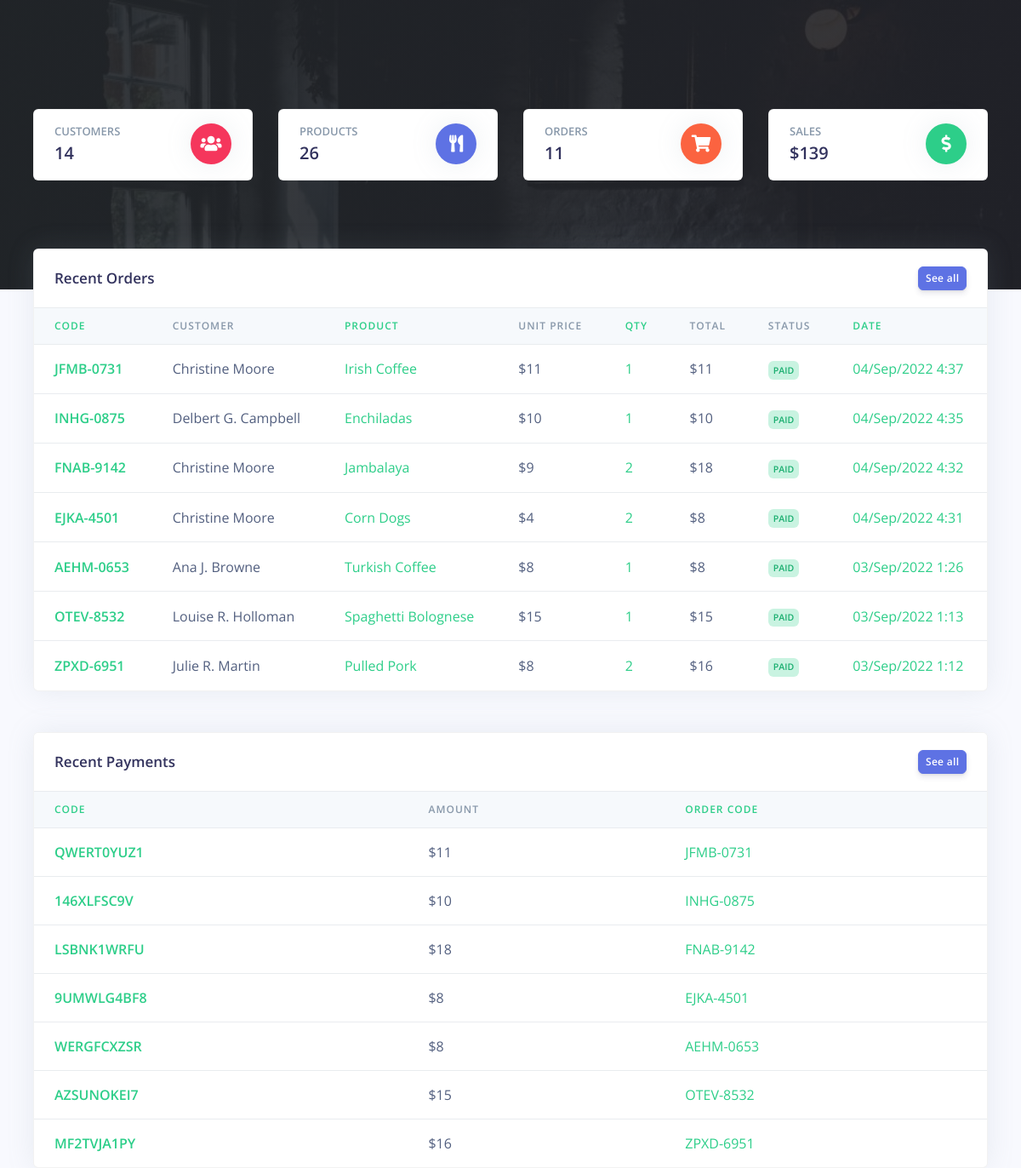
Page /Restro/cashier/dashboard.php (signed in) on the earlier database version.
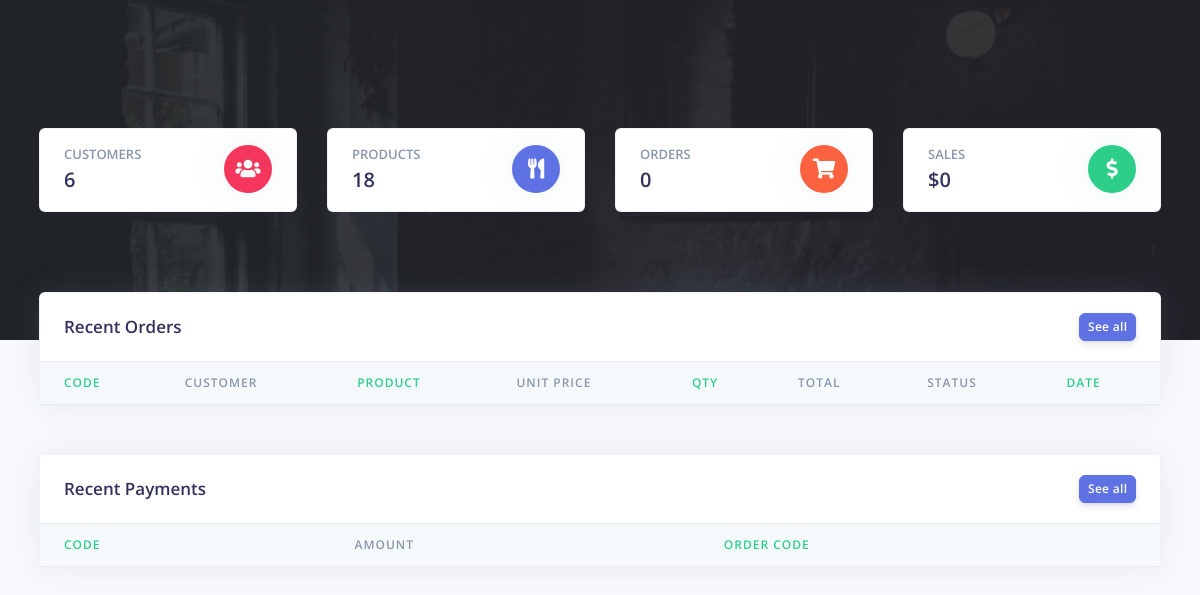
Same page on the later database version.
### tables this page shows
CREATE TABLE `rpos_orders` (
  `order_id` varchar(200) NOT NULL,
  `order_code` varchar(200) NOT NULL,
  `customer_id` varchar(200) NOT NULL,
  `customer_name` varchar(200) NOT NULL,
  `prod_id` varchar(200) NOT NULL,
  `prod_name` varchar(200) NOT NULL,
  `prod_price` varchar(200) NOT NULL,
  `prod_qty` varchar(200) NOT NULL,
  `order_status` varchar(200) NOT NULL,
  `created_at` timestamp(6) NOT NULL DEFAULT current_timestamp(6) ON UPDATE current_timestamp(6)
);

CREATE TABLE `rpos_payments` (
  `pay_id` varchar(200) NOT NULL,
  `pay_code` varchar(200) NOT NULL,
  `order_code` varchar(200) NOT NULL,
  `customer_id` varchar(200) NOT NULL,
  `pay_amt` varchar(200) NOT NULL,
  `pay_method` varchar(200) NOT NULL,
  `created_at` timestamp(6) NOT NULL DEFAULT current_timestamp(6) ON UPDATE current_timestamp(6)
);

### Restro/cashier/partials/_analytics.php (called while the page is built, shortened)
<?php
$query = "SELECT COUNT(*) FROM `rpos_customers` ";
$stmt = $mysqli->prepare($query);
$stmt->execute();
$stmt->bind_result($customers);
$query = "SELECT COUNT(*) FROM `rpos_orders` ";
$stmt = $mysqli->prepare($query);
$stmt->execute();
$stmt->bind_result($orders);
$query = "SELECT COUNT(*) FROM `rpos_products` ";
$stmt = $mysqli->prepare($query);
$stmt->execute();
$stmt->bind_result($products);
$query = "SELECT SUM(pay_amt) FROM `rpos_payments` ";
$stmt = $mysqli->prepare($query);
$stmt->execute();
$stmt->bind_result($sales);

### Restro/cashier/dashboard.php (the view, shortened to what this page needs)
<?php
include('config/config.php');
require_once('partials/_head.php');
require_once('partials/_analytics.php');
?>
<body>
  <div class="main-content">
    <div style="background-image: url(../admin/assets/img/theme/restro00.jpg); background-size: cover;" class="header  pb-8 pt-5 pt-md-8">
      <span class="mask bg-gradient-dark opacity-8"></span>
      <div class="container-fluid">
        <div class="header-body">
          <div class="row">
            <div class="col-xl-3 col-lg-6">
              <div class="card card-stats mb-4 mb-xl-0">
                <div class="card-body">
                  <div class="row">
                    <div class="col">
                      <h5 class="card-title text-uppercase text-muted mb-0">Customers</h5>
                      <span class="h2 font-weight-bold mb-0"><?php echo $customers; ?></span>
                    </div>
                    <div class="col-auto">
                      <div class="icon icon-shape bg-danger text-white rounded-circle shadow">
                        <i class="fas fa-users"></i>
                      </div>
                    </div>
                  </div>
                </div>
              </div>
            </div>
            <div class="col-xl-3 col-lg-6">
              <div class="card card-stats mb-4 mb-xl-0">
                <div class="card-body">
                  <div class="row">
                    <div class="col">
                      <h5 class="card-title text-uppercase text-muted mb-0">Products</h5>
                      <span class="h2 font-weight-bold mb-0"><?php echo $products; ?></span>
                    </div>
                    <div class="col-auto">
                      <div class="icon icon-shape bg-primary text-white rounded-circle shadow">
                        <i class="fas fa-utensils"></i>
                      </div>
                    </div>
                  </div>
                </div>
              </div>
            </div>
            <div class="col-xl-3 col-lg-6">
              <div class="card card-stats mb-4 mb-xl-0">
                <div class="card-body">
                  <div class="row">
                    <div class="col">
                      <h5 class="card-title text-uppercase text-muted mb-0">Orders</h5>
                      <span class="h2 font-weight-bold mb-0"><?php echo $orders; ?></span>
                    </div>
                    <div class="col-auto">
                      <div class="icon icon-shape bg-warning text-white rounded-circle shadow">
                        <i class="fas fa-shopping-cart"></i>
                      </div>
                    </div>
                  </div>
                </div>
              </div>
            </div>
            <div class="col-xl-3 col-lg-6">
              <div class="card card-stats mb-4 mb-xl-0">
                <div class="card-body">
                  <div class="row">
                    <div class="col">
                      <h5 class="card-title text-uppercase text-muted mb-0">Sales</h5>
                      <?php
                        if ($sales == null || $sales == 0) {
                            echo '<span class="h2 font-weight-bold mb-0">$0</span>';
                        } else {
                            echo '<span class="h2 font-weight-bold mb-0">$' . $sales . '</span>';
                        }
                      ?>
                    </div>
                    <div class="col-auto">
                      <div class="icon icon-shape bg-green text-white rounded-circle shadow">
                        <i class="fas fa-dollar-sign"></i>
                      </div>
                    </div>
                  </div>
                </div>
              </div>
            </div>
          </div>
        </div>
      </div>
    </div>
    <div class="container-fluid mt--7">
      <div class="row mt-5">
        <div class="col-xl-12 mb-5 mb-xl-0">
          <div class="card shadow">
            <div class="card-header border-0">
              <div class="row align-items-center">
                <div class="col">
                  <h3 class="mb-0">Recent Orders</h3>
                </div>
                <div class="col text-right">
                  <a href="orders_reports" class="btn btn-sm btn-primary">See all</a>
                </div>
              </div>
            </div>
            <div class="table-responsive">
              <table class="table align-items-center table-flush">
                <thead class="thead-light">
                  <tr>
                    <th class="text-success" scope="col">Code</th>
                    <th scope="col">Customer</th>
                    <th class="text-success" scope="col">Product</th>
                    <th scope="col">Unit Price</th>
                    <th class="text-success" scope="col">Qty</th>
                    <th scope="col">Total</th>
                    <th scop="col">Status</th>
                    <th class="text-success" scope="col">Date</th>
                  </tr>
                </thead>
                <tbody>
                  <?php
                  $ret = "SELECT * FROM  rpos_orders ORDER BY `rpos_orders`.`created_at` DESC LIMIT 7 ";
                  $stmt = $mysqli->prepare($ret);
                  $stmt->execute();
                  $res = $stmt->get_result();
                  while ($order = $res->fetch_object()) {
                    $total = ($order->prod_price * $order->prod_qty);
                  ?>
                    <tr>
                      <th class="text-success" scope="row"><?php echo $order->order_code; ?></th>
                      <td><?php echo $order->customer_name; ?></td>
                      <td class="text-success"><?php echo $order->prod_name; ?></td>
                      <td>$<?php echo $order->prod_price; ?></td>
                      <td class="text-success"><?php echo $order->prod_qty; ?></td>
                      <td>$<?php echo $total; ?></td>
                      <td><?php if ($order->order_status == '') {
                            echo "<span class='badge badge-danger'>Not Paid</span>";
                          } else {
                            echo "<span class='badge badge-success'>$order->order_status</span>";
                          } ?></td>
                      <td class="text-success"><?php echo date('d/M/Y g:i', strtotime($order->created_at)); ?></td>
                    </tr>
                  <?php } ?>
                </tbody>
              </table>
            </div>
          </div>
        </div>
      </div>
      <div class="row mt-5">
        <div class="col-xl-12">
          <div class="card shadow">
            <div class="card-header border-0">
              <div class="row align-items-center">
                <div class="col">
                  <h3 class="mb-0">Recent Payments</h3>
                </div>
                <div class="col text-right">
                  <a href="payments_reports" class="btn btn-sm btn-primary">See all</a>
                </div>
              </div>
            </div>
            <div class="table-responsive">
              <table class="table align-items-center table-flush">
                <thead class="thead-light">
                  <tr>
                    <th class="text-success" scope="col">Code</th>
                    <th scope="col">Amount</th>
                    <th class='text-success' scope="col">Order Code</th>
                  </tr>
                </thead>
                <tbody>
                  <?php
                  $ret = "SELECT * FROM   rpos_payments   ORDER BY `rpos_payments`.`created_at` DESC LIMIT 7 ";
                  $stmt = $mysqli->prepare($ret);
                  $stmt->execute();
                  $res = $stmt->get_result();
                  while ($payment = $res->fetch_object()) {
                  ?>
                    <tr>
                      <th class="text-success" scope="row">
                        <?php echo $payment->pay_code; ?>
                      </th>
                      <td>
                        $<?php echo $payment->pay_amt; ?>
                      </td>
                      <td class='text-success'>
                        <?php echo $payment->order_code; ?>
                      </td>
                    </tr>
                  <?php } ?>
                </tbody>
              </table>
            </div>
          </div>
        </div>
      </div>
    </div>
  </div>
</body>
</html>

### Restro/cashier/partials/_head.php (shortened to what this page needs)
<!DOCTYPE html>
<html>
<head>
    <link href="assets/vendor/nucleo/css/nucleo.css" rel="stylesheet">
    <link href="assets/vendor/@fortawesome/fontawesome-free/css/all.min.css" rel="stylesheet">
    <link type="text/css" href="assets/css/argon.css?v=1.0.0" rel="stylesheet">
</head>

Differences in the rows shown:
removed rpos_orders: order_code "JFMB-0731", customer_name "Christine Moore", prod_name "Irish Coffee", prod_price "11", prod_qty "1", order_status "PAID", created_at "04/Sep/2022 4:37"
removed rpos_orders: order_code "INHG-0875", customer_name "Delbert G. Campbell", prod_name "Enchiladas", prod_price "10", prod_qty "1", order_status "PAID", created_at "04/Sep/2022 4:35"
removed rpos_orders: order_code "FNAB-9142", customer_name "Christine Moore", prod_name "Jambalaya", prod_price "9", prod_qty "2", total "18", order_status "PAID", created_at "04/Sep/2022 4:32"
removed rpos_orders: order_code "EJKA-4501", customer_name "Christine Moore", prod_name "Corn Dogs", prod_price "4", prod_qty "2", total "8", order_status "PAID", created_at "04/Sep/2022 4:31"
removed rpos_orders: order_code "AEHM-0653", customer_name "Ana J. Browne", prod_name "Turkish Coffee", prod_price "8", prod_qty "1", order_status "PAID", created_at "03/Sep/2022 1:26"
removed rpos_orders: order_code "OTEV-8532", customer_name "Louise R. Holloman", prod_name "Spaghetti Bolognese", prod_price "15", prod_qty "1", order_status "PAID", created_at "03/Sep/2022 1:13"
removed rpos_orders: order_code "ZPXD-6951", customer_name "Julie R. Martin", prod_name "Pulled Pork", prod_price "8", prod_qty "2", total "16", order_status "PAID", created_at "03/Sep/2022 1:12"
removed rpos_payments: pay_code "QWERT0YUZ1", pay_amt "11", order_code "JFMB-0731"
removed rpos_payments: pay_code "146XLFSC9V", pay_amt "10", order_code "INHG-0875"
removed rpos_payments: pay_code "LSBNK1WRFU", pay_amt "18", order_code "FNAB-9142"
removed rpos_payments: pay_code "9UMWLG4BF8", pay_amt "8", order_code "EJKA-4501"
removed rpos_payments: pay_code "WERGFCXZSR", pay_amt "8", order_code "AEHM-0653"
removed rpos_payments: pay_code "AZSUNOKEI7", pay_amt "15", order_code "OTEV-8532"
removed rpos_payments: pay_code "MF2TVJA1PY", pay_amt "16", order_code "ZPXD-6951"
Other differences:
$customers: "14" → "6"
$products: "26" → "18"
$orders: "11" → "0"
$sales: "139" → (not shown)
text now shown: "$0"
